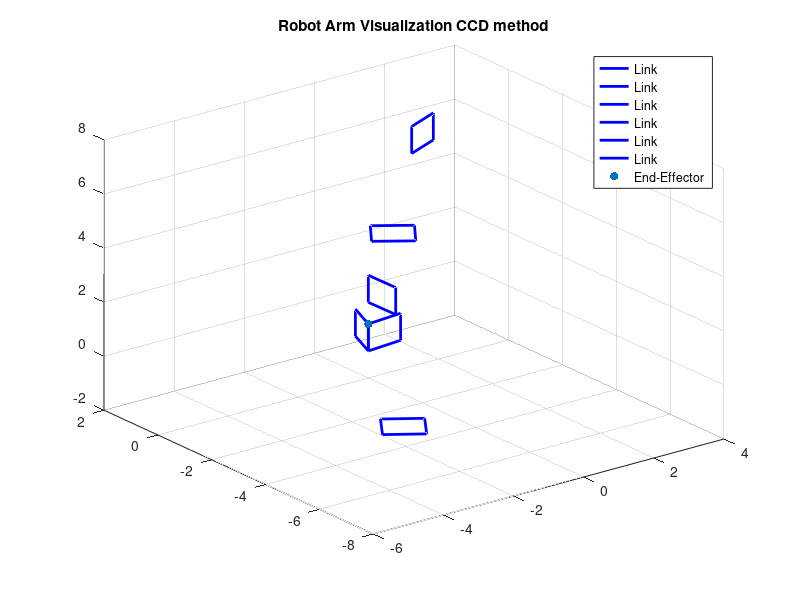

Here is the MATLAB script that generated this plot:
function ccd_example()
    % DH parameters
    alpha = [0 -90 0 -90 -90 90];
    a = [1.5 0 6.1 2 0 0];
    d = [4.5 0 0 6.3 0 0.8];
    theta = [60 90 90 150 120 60];

    % Define initial and target positions
    initialPosition = [0 0 0];
    targetPosition = [2 2 2];
    
    % Random initialization for joint angles
    jointAngles = rand(1, numel(alpha)) * 360 - 180;

    % Calculate inverse kinematics using CCD
    try
        jointAngles = ccd_inverse_kinematics(alpha, a, d, theta, initialPosition, targetPosition, jointAngles);
        disp('CCD method converged successfully!');
        disp('Joint Angles:');
        disp(jointAngles);
    catch ME
        disp(ME.message);
    end

    % Visualize the robot arm
    visualize_robot(alpha, a, d, theta, jointAngles);
end

function jointAngles = ccd_inverse_kinematics(alpha, a, d, theta, initialPosition, targetPosition, initialJointAngles)
    % CCD Inverse Kinematics Algorithm

    % Number of joints
    n = length(alpha);

    % Check if the robot arm has the correct number of joints
    if length(a) ~= n || length(d) ~= n || length(theta) ~= n || length(alpha) ~= n
        error('Invalid robot arm configuration: The number of elements in alpha, a, d, and theta must be equal to the number of joints.');
    end

    % Check if initial and target positions are 3D vectors
    if numel(initialPosition) ~= 3 || numel(targetPosition) ~= 3
        error('Invalid input: initialPosition and targetPosition must be 3D vectors.');
    end

    % Check if initialJointAngles has correct size
    if numel(initialJointAngles) ~= n
        error('Invalid initialJointAngles: The number of elements must be equal to the number of joints.');
    end

    % Initial guess for joint angles
    jointAngles = initialJointAngles;

    % Maximum iteration count and tolerance
    maxIterations = 100;
    tolerance = 1e-6;

    % Iterate through CCD iterations
    for iter = 1:maxIterations
        % Iterate through joints
        for i = 1:n
            % Calculate the end-effector position for the current joint configuration
            endEffectorPos = forward_kinematics(alpha, a, d, theta, jointAngles);

            % Calculate the vector from the current joint to the target position
            targetVector = targetPosition - endEffectorPos;

            % Calculate the vector from the current joint to the end-effector
            currentVector = forward_kinematics(alpha, a, d, theta, jointAngles, i) - endEffectorPos;

            % Calculate the rotation axis (cross product of the two vectors)
            rotationAxis = cross(currentVector, targetVector);

            % Normalize the rotation axis
            rotationAxis = rotationAxis / norm(rotationAxis);

            % Calculate the rotation angle (dot product of the two vectors)
            rotationAngle = acosd(dot(currentVector, targetVector) / (norm(currentVector) * norm(targetVector)));

            % Update the joint angle
            jointAngles(i) = jointAngles(i) + rotationAngle * sign(rotationAxis(3));

            % Check for NaN or Inf values in joint angles
            if any(isnan(jointAngles)) || any(isinf(jointAngles))
                error('Invalid joint angles. CCD method failed to converge.');
            end

            % Check convergence
            if norm(targetPosition - endEffectorPos) < tolerance
                return;
            end
        end
    end

    % If the function reaches this point, CCD did not converge
    error('CCD method did not converge within the maximum number of iterations.');
end
function endEffectorPos = forward_kinematics(alpha, a, d, theta, jointAngles, endIndex)
    % Compute the forward kinematics to get the end-effector position

    % Number of joints
    n = length(alpha);

    if nargin < 6
        endIndex = n;
    end

    % Initialize homogeneous transformation matrix
    T = eye(4);

    % Calculate transformation matrix iteratively
    for i = 1:endIndex
        T_i = dh_matrix(alpha, a, d, theta, i, jointAngles);
        T = T .* T_i;
    end

    % Extract end-effector position from the matrix
    endEffectorPos = T(1:3, 4)';
end

function T = dh_matrix(alpha, a, d, theta, i, jointAngles)
    % Compute the Denavit-Hartenberg matrix for joint i

    % Joint angle with offset
    theta_i = theta(i) + jointAngles(i);

    % Denavit-Hartenberg parameters
    T = [
        cosd(theta_i), -sind(theta_i) * cosd(alpha(i)), sind(theta_i) * sind(alpha(i)), a(i) * cosd(theta_i);
        sind(theta_i), cosd(theta_i) * cosd(alpha(i)), -cosd(theta_i) * sind(alpha(i)), a(i) * sind(theta_i);
        0, sind(alpha(i)), cosd(alpha(i)), d(i);
        0, 0, 0, 1
    ];
end

function visualize_robot(alpha, a, d, theta, jointAngles)
    % Visualize the robot arm with rotation matrices

    % Number of joints
    n = length(alpha);

    % Create a new figure
    figure;

    % Plot robot links and display rotation matrices
    for i = 1:n
        T_i = dh_matrix(alpha, a, d, theta, i, jointAngles);
        plot_link(T_i);

        % Display the rotation matrix
        disp(['Rotation Matrix ' num2str(i-1) 'R' num2str(i) ':']);
        disp(T_i(1:3, 1:3));
    end

    % Plot end-effector point
    endEffectorPos = forward_kinematics(alpha, a, d, theta, jointAngles);
    scatter3(endEffectorPos(1), endEffectorPos(2), endEffectorPos(3), 'filled', 'r', 'DisplayName', 'End-Effector');
grid on;
title('Robot Arm Visualization CCD method');
    % Show legend
    legend('show');
end

function plot_link(T)
    % Plot a link given its homogeneous transformation matrix

    % Define the link frame
    frame = [
        0, 0, 0, 1;
        1, 0, 0, 1;
        1, 1, 0, 1;
        0, 1, 0, 1;
        0, 0, 0, 1
    ];

    % Transform the link frame
    frameTransformed = T * frame';

    % Plot the link
    plot3(frameTransformed(1, :), frameTransformed(2, :), frameTransformed(3, :), 'b', 'LineWidth', 2, 'DisplayName', 'Link');

    % Ensure visibility of the link
    hold on;

    % Draw the axes
    drawnow;
end

